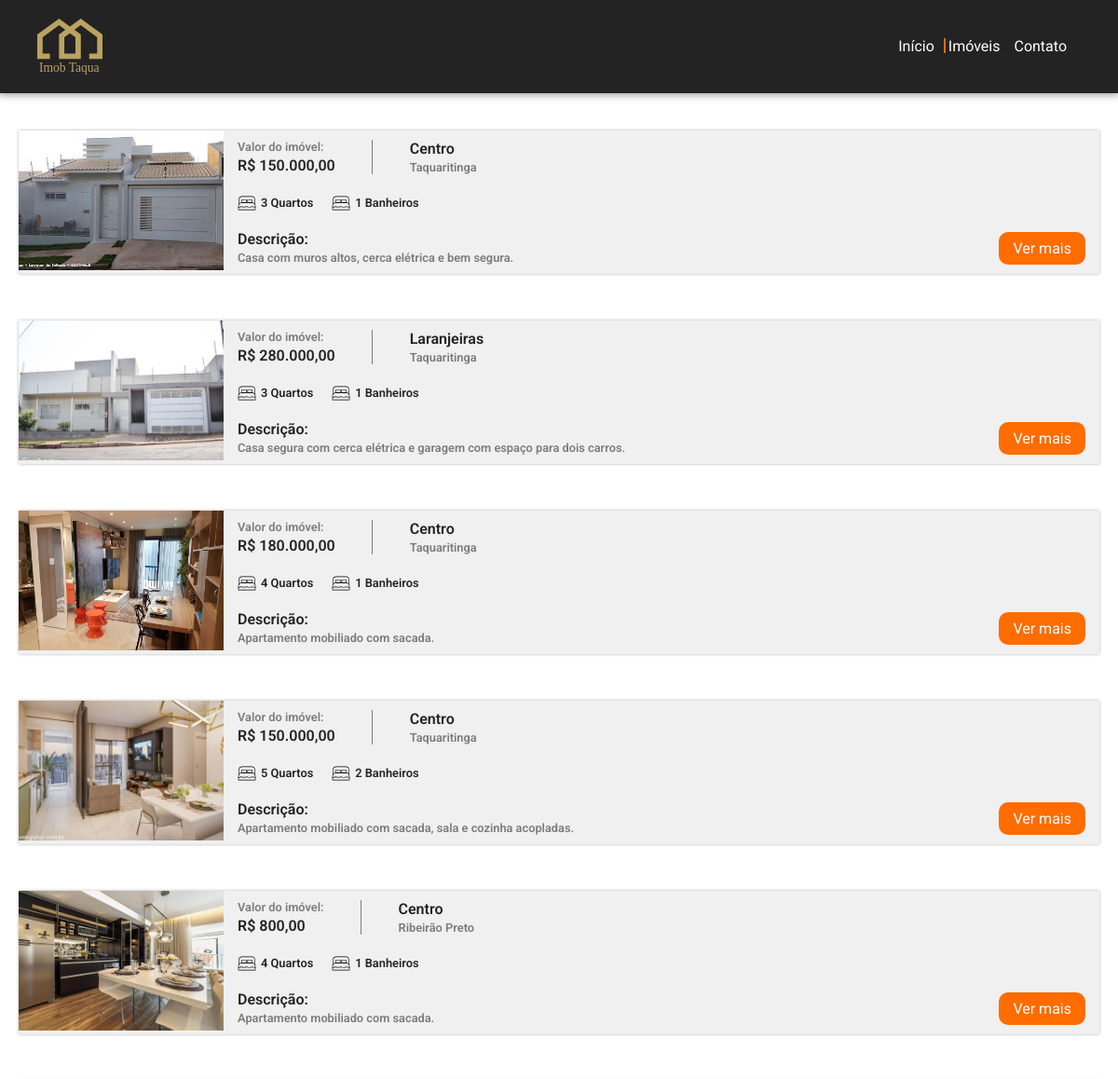
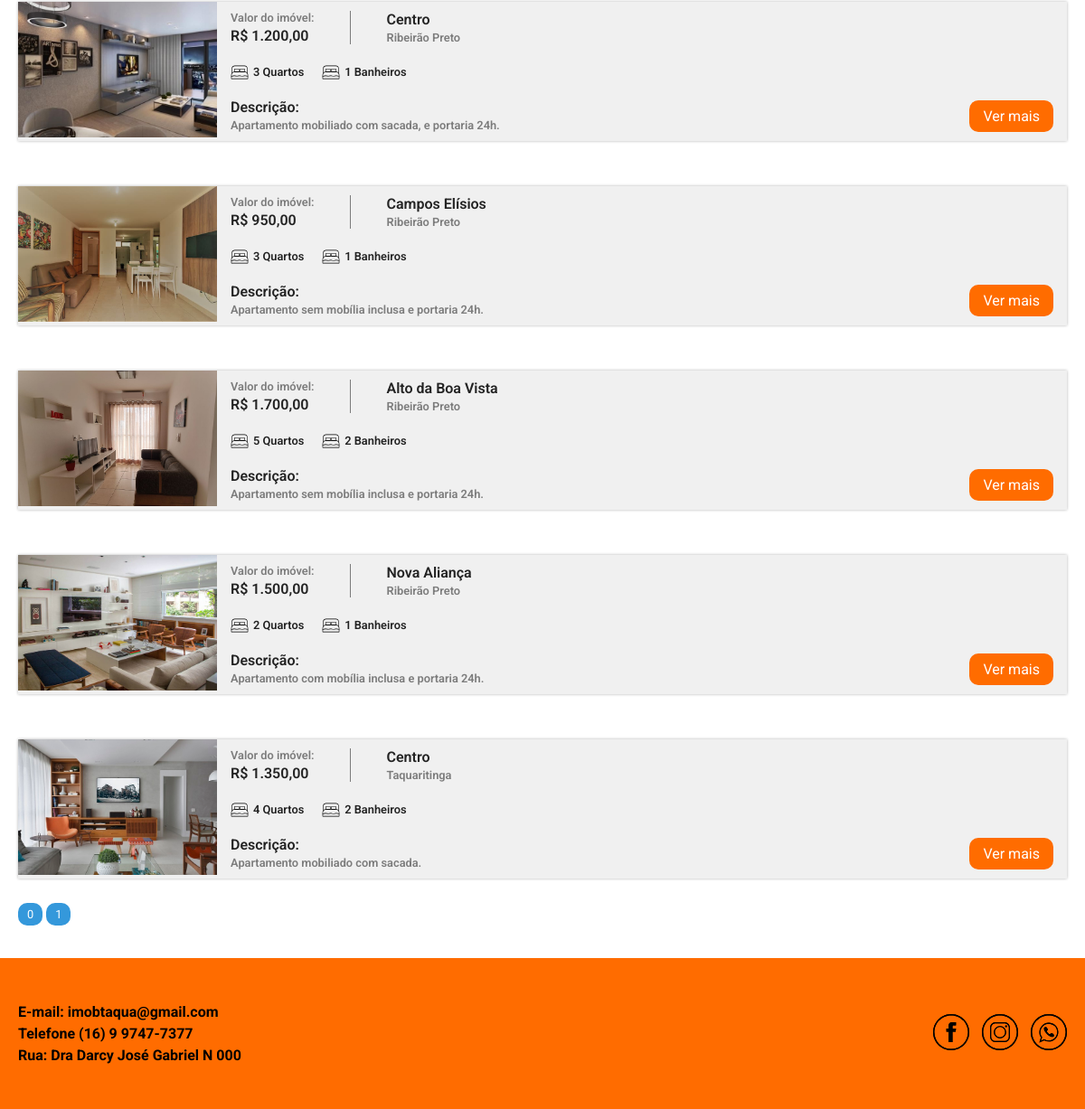
Page /html/properties.php?page=1 on the committed database (2 pictures, top to bottom).
### tables this page shows
CREATE TABLE `properties` (
  `id` int(11) NOT NULL,
  `title` varchar(255) NOT NULL,
  `description` varchar(255) NOT NULL,
  `price` varchar(255) NOT NULL,
  `address` varchar(255) NOT NULL,
  `city` varchar(255) NOT NULL,
  `rooms` varchar(255) NOT NULL,
  `bathroom` varchar(255) NOT NULL,
  `type_propertie` varchar(255) NOT NULL,
  `phone` varchar(255) NOT NULL,
  `srcfile` varchar(255) NOT NULL
);

### html/properties.php (the view, shortened to what this page needs)
<!DOCTYPE html>
<html lang="pt-br">
<head>
    <link rel="stylesheet" href="../css/style.css">
</head>
<body>
    <?php
        $connect = new PDO('mysql:host=localhost;dbname=pi6','root','');
        $connect->setAttribute(PDO::ATTR_ERRMODE, PDO::ERRMODE_EXCEPTION);
        $limit = 10;
        if(isset($_GET['page'])){
            $page = $_GET['page'];
        }else{
            $page = 0;
        }
        $start = $page * $limit;
        $sql2 = "SELECT * FROM properties";
        $result2 = $connect->prepare($sql2);
        $result2->execute();
        $fetch2 = $result2->fetchAll(PDO::FETCH_OBJ);
        $pagination = ceil(count($fetch2)/$limit);
        $sql = "SELECT * FROM properties LIMIT $start, $limit";
        $result = $connect->prepare($sql);
        $result->execute();
        $fetch = $result->fetchAll(PDO::FETCH_OBJ);
    ?>
    <header id="header">
        <div id="header_menu">
            <svg id="Layer_1" height="60" data-name="Layer 1" xmlns="http://www.w3.org/2000/svg" viewBox="0 0 72.29 61.94"><text class="cls-2" transform="translate(1.99 59.01)">Imob Taqua</text></svg>
            <nav id="header_menu_nav">
                <a href="index.php">
                    Início
                </a>
                <a class="header_menu_nav_activeLink" href="properties.php">
                    Imóveis
                </a>
                <a href="contact.php">
                    Contato
                </a>
            </nav>
        </div>
    </header>
    <main>
        <section id="adverts" class="container">
            <div id="adverts_posts">
                <?php
                    foreach($fetch as $row){
                    ?>
                <div class="adverts_posts_post">
                    <div class="adverts_posts_post_carousel">
                        <div class="adverts_posts_post_carousel_slider">
                            <img src="<?=$row->srcfile?>" alt="Imagem do imóvel">
                        </div>
                    </div>
                    <div class="adverts_posts_post_infos">
                        <div class="adverts_posts_post_infos_twoColumnhr">
                            <div class="adverts_posts_post_infos_info">
                                <p class="adverts_posts_post_infos_info_smallText">
                                   Valor do imóvel:
                                </p>
                                <p class="adverts_posts_post_infos_info_text">
                                    R$ <?=$row->price?>,00
                                </p>
                            </div>
                            <div class="adverts_posts_post_infos_info">
                                <p class="adverts_posts_post_infos_info_text">
                                <?=$row->address?>
                                </p>
                                <p class="adverts_posts_post_infos_info_smallText">
                                <?=$row->city?>
                                </p>
                            </div>
                        </div>
                        <div class="adverts_posts_post_infos_columns">
                            <div class="adverts_posts_post_infos_info adverts_posts_post_infos_info_icon">
                                <p class="adverts_posts_post_infos_info_smallText">
                                    <?=$row->rooms?> Quartos
                                </p>
                            </div>
                            <div class="adverts_posts_post_infos_info adverts_posts_post_infos_info_icon">
                                <p class="adverts_posts_post_infos_info_smallText">
                                    <?=$row->bathroom?> Banheiros
                                </p>
                            </div>
                        </div>
                        <div class="adverts_posts_post_infos_info">
                            <p class="adverts_posts_post_infos_info_text">
                                Descrição:
                            </p>
                            <p class="adverts_posts_post_infos_info_smallText">
                            <?=$row->description?>
                            </p>
                        </div>
                    </div>
                    <div class="adverts_posts_post_lastColumn">
                        <div class="adverts_posts_post_lastColumn_bt">
                            <a href="viewPropertie.php?propertieId=<?=$row->id?>" id="adverts_posts_post_lastColumn_bt_actBtn">
                                Ver mais
                            </a>
                        </div>
                    </div>
                </div>
                    <?php
                    }
                ?>
            </div>
            <?php
            if(count($fetch2) > $limit){
            ?>
            <div id="pagination">
                <?php
                    for($i = 0; $i < $pagination; $i++){
                        ?>
                        <a href="http://localhost/Projeto-Integrador-VI/html/properties.php?page=<?=$i?>"><?=$i?></a>
                        <?php
                    }
                ?>
            </div>
            <?php
            }
            ?>
        </section>
    </main>
    <footer>
        <div class="container">
            <div id="footer_infos">
                <p>
                    <span>E-mail:</span>
                    imobtaqua@gmail.com
                </p>
                <p>
                    <span>Telefone</span>
                    (16) 9 9747-7377
                </p>
                <p>
                    <span>Rua:</span>
                    Dra Darcy José Gabriel N 000
                </p>
            </div>
            <div id="footer_socialNetworks">
                <a href="" target="_blank">
                </a>
                <a href="" target="_blank">
                </a>
                <a href="" target="_blank">
                </a>
            </div>
        </div>
    </footer>
</body>
</html>

### html/properties.php (style rules this page uses)
#adverts { display: block !important; }
#pagination { margin-top: 30px; }
#pagination a { color: #fff; font-size: .8rem; background-color: #3498db; border-radius: 10px; padding: 5px 10px; }
.adverts_posts_post_carousel_slider img { width: 100% !important; height: 100% !important; max-height: 150px !important; max-width: 250px !important; object-fit: cover !important; }
.cls-1,.cls-2 { fill:#baa360; }
.cls-2 { isolation:isolate;font-size:14px;font-family:Modern-Regular, "Modern No. 20"; }

### rows in the picture
properties: srcfile (picture), price "150.000", address "Centro", city "Taquaritinga", rooms "3", bathroom "1", description "Casa com muros altos, cerca elétrica e bem segura."
properties: srcfile (picture), price "280.000", address "Laranjeiras", city "Taquaritinga", rooms "3", bathroom "1", description "Casa segura com cerca elétrica e garagem com espaço para dois carros."
properties: srcfile (picture), price "180.000", address "Centro", city "Taquaritinga", rooms "4", bathroom "1", description "Apartamento mobiliado com sacada."
properties: srcfile (picture), price "150.000", address "Centro", city "Taquaritinga", rooms "5", bathroom "2", description "Apartamento mobiliado com sacada, sala e cozinha acopladas."
properties: srcfile (picture), price "800", address "Centro", city "Ribeirão Preto", rooms "4", bathroom "1", description "Apartamento mobiliado com sacada."
properties: srcfile (picture), price "1.200", address "Centro", city "Ribeirão Preto", rooms "3", bathroom "1", description "Apartamento mobiliado com sacada, e portaria 24h."
properties: srcfile (picture), price "950", address "Campos Elísios", city "Ribeirão Preto", rooms "3", bathroom "1", description "Apartamento sem mobília inclusa e portaria 24h."
properties: srcfile (picture), price "1.700", address "Alto da Boa Vista", city "Ribeirão Preto", rooms "5", bathroom "2", description "Apartamento sem mobília inclusa e portaria 24h."
properties: srcfile (picture), price "1.500", address "Nova Aliança", city "Ribeirão Preto", rooms "2", bathroom "1", description "Apartamento com mobília inclusa e portaria 24h."
properties: srcfile (picture), price "1.350", address "Centro", city "Taquaritinga", rooms "4", bathroom "2", description "Apartamento mobiliado com sacada."
